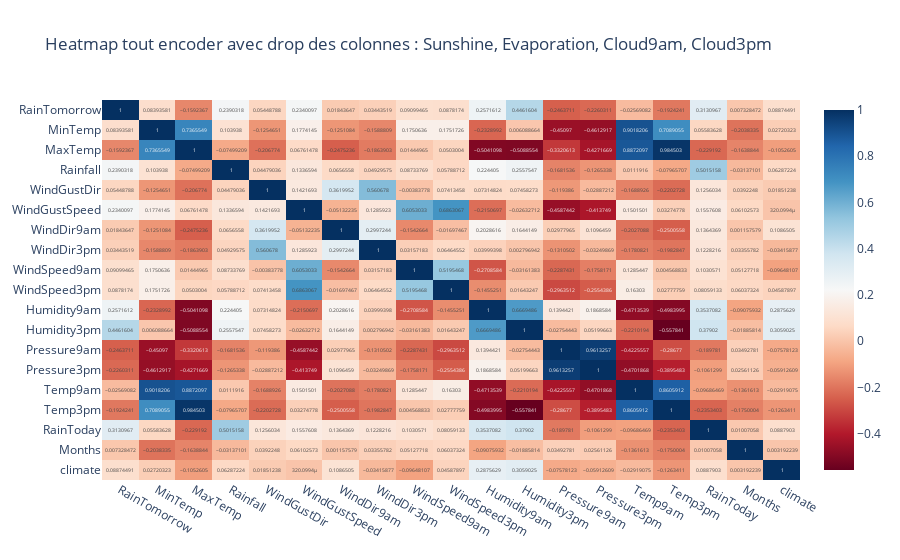

The code cell stored with this chart in its notebook:
### Code cell
fig_drop_col = px.imshow(df_drop_col.corr(), text_auto = True, aspect = 'auto', color_continuous_scale='RdBu',
                         title = 'Heatmap tout encoder avec drop des colonnes : Sunshine, Evaporation, Cloud9am, Cloud3pm')
fig_drop_col.show()

### Figure 1 — Plotly figure (JSON) as saved in the notebook; plotly's stock layout.template omitted (floating-point values rounded to 4 significant figures; data arrays with more than 128 entries replaced by an {"elided": "..."} marker saying what was removed)
{"data": [{"coloraxis": "coloraxis", "hovertemplate": "x: %{x}<br>y: %{y}<br>color: %{z}<extra></extra>", "name": "0", "texttemplate": "%{z}", "type": "heatmap", "x": ["RainTomorrow", "MinTemp", "MaxTemp", "Rainfall", "WindGustDir", "WindGustSpeed", "WindDir9am", "WindDir3pm", "WindSpeed9am", "WindSpeed3pm", "Humidity9am", "Humidity3pm", "Pressure9am", "Pressure3pm", "Temp9am", "Temp3pm", "RainToday", "Months", "climate"], "xaxis": "x", "y": ["RainTomorrow", "MinTemp", "MaxTemp", "Rainfall", "WindGustDir", "WindGustSpeed", "WindDir9am", "WindDir3pm", "WindSpeed9am", "WindSpeed3pm", "Humidity9am", "Humidity3pm", "Pressure9am", "Pressure3pm", "Temp9am", "Temp3pm", "RainToday", "Months", "climate"], "yaxis": "y", "z": {"elided": "19x19 float values"}}], "layout": {"coloraxis": {"colorscale": [[0, "rgb(103,0,31)"], [0.1, "rgb(178,24,43)"], [0.2, "rgb(214,96,77)"], [0.3, "rgb(244,165,130)"], [0.4, "rgb(253,219,199)"], [0.5, "rgb(247,247,247)"], [0.6, "rgb(209,229,240)"], [0.7, "rgb(146,197,222)"], [0.8, "rgb(67,147,195)"], [0.9, "rgb(33,102,172)"], [1, "rgb(5,48,97)"]]}, "title": {"text": "Heatmap tout encoder avec drop des colonnes : Sunshine, Evaporation, Cloud9am, Cloud3pm"}, "xaxis": {"anchor": "y", "domain": [0, 1]}, "yaxis": {"anchor": "x", "autorange": "reversed", "domain": [0, 1]}}}
